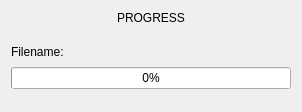
<?xml version="1.0" encoding="UTF-8"?>
<ui version="4.0">
 <class>Progress</class>
 <widget class="QWidget" name="Progress">
  <property name="geometry">
   <rect>
    <x>0</x>
    <y>0</y>
    <width>302</width>
    <height>112</height>
   </rect>
  </property>
  <property name="minimumSize">
   <size>
    <width>302</width>
    <height>112</height>
   </size>
  </property>
  <property name="maximumSize">
   <size>
    <width>302</width>
    <height>112</height>
   </size>
  </property>
  <property name="windowTitle">
   <string>PROGRESS</string>
  </property>
  <layout class="QGridLayout" name="gridLayout">
   <property name="leftMargin">
    <number>1</number>
   </property>
   <property name="topMargin">
    <number>1</number>
   </property>
   <property name="rightMargin">
    <number>1</number>
   </property>
   <property name="bottomMargin">
    <number>1</number>
   </property>
   <property name="spacing">
    <number>0</number>
   </property>
   <item row="0" column="0">
    <widget class="QWidget" name="widget_main" native="true">
     <property name="maximumSize">
      <size>
       <width>300</width>
       <height>110</height>
      </size>
     </property>
     <layout class="QGridLayout" name="gridLayout_3">
      <property name="leftMargin">
       <number>1</number>
      </property>
      <property name="topMargin">
       <number>1</number>
      </property>
      <property name="rightMargin">
       <number>1</number>
      </property>
      <property name="bottomMargin">
       <number>1</number>
      </property>
      <property name="spacing">
       <number>0</number>
      </property>
      <item row="0" column="0">
       <widget class="QFrame" name="frame_main">
        <property name="minimumSize">
         <size>
          <width>0</width>
          <height>0</height>
         </size>
        </property>
        <property name="maximumSize">
         <size>
          <width>300</width>
          <height>110</height>
         </size>
        </property>
        <property name="frameShape">
         <enum>QFrame::NoFrame</enum>
        </property>
        <property name="frameShadow">
         <enum>QFrame::Raised</enum>
        </property>
        <layout class="QGridLayout" name="gridLayout_2">
         <property name="leftMargin">
          <number>0</number>
         </property>
         <property name="topMargin">
          <number>0</number>
         </property>
         <property name="rightMargin">
          <number>0</number>
         </property>
         <property name="bottomMargin">
          <number>12</number>
         </property>
         <property name="spacing">
          <number>0</number>
         </property>
         <item row="0" column="0">
          <widget class="QFrame" name="frame_top">
           <property name="minimumSize">
            <size>
             <width>0</width>
             <height>31</height>
            </size>
           </property>
           <property name="maximumSize">
            <size>
             <width>300</width>
             <height>31</height>
            </size>
           </property>
           <property name="mouseTracking">
            <bool>false</bool>
           </property>
           <property name="acceptDrops">
            <bool>false</bool>
           </property>
           <property name="frameShape">
            <enum>QFrame::NoFrame</enum>
           </property>
           <property name="frameShadow">
            <enum>QFrame::Raised</enum>
           </property>
           <layout class="QGridLayout" name="gridLayout_7">
            <property name="sizeConstraint">
             <enum>QLayout::SetDefaultConstraint</enum>
            </property>
            <property name="leftMargin">
             <number>0</number>
            </property>
            <property name="topMargin">
             <number>0</number>
            </property>
            <property name="rightMargin">
             <number>0</number>
            </property>
            <property name="bottomMargin">
             <number>0</number>
            </property>
            <property name="spacing">
             <number>0</number>
            </property>
            <item row="0" column="1">
             <widget class="QLabel" name="label_title">
              <property name="text">
               <string>PROGRESS</string>
              </property>
             </widget>
            </item>
            <item row="0" column="0">
             <spacer name="horizontalSpacer">
              <property name="orientation">
               <enum>Qt::Horizontal</enum>
              </property>
              <property name="sizeHint" stdset="0">
               <size>
                <width>40</width>
                <height>20</height>
               </size>
              </property>
             </spacer>
            </item>
            <item row="0" column="2">
             <spacer name="horizontalSpacer_9">
              <property name="orientation">
               <enum>Qt::Horizontal</enum>
              </property>
              <property name="sizeHint" stdset="0">
               <size>
                <width>40</width>
                <height>20</height>
               </size>
              </property>
             </spacer>
            </item>
           </layout>
          </widget>
         </item>
         <item row="1" column="0" rowspan="2">
          <widget class="QFrame" name="frame">
           <property name="minimumSize">
            <size>
             <width>0</width>
             <height>0</height>
            </size>
           </property>
           <property name="maximumSize">
            <size>
             <width>300</width>
             <height>79</height>
            </size>
           </property>
           <property name="frameShape">
            <enum>QFrame::NoFrame</enum>
           </property>
           <property name="frameShadow">
            <enum>QFrame::Raised</enum>
           </property>
           <layout class="QGridLayout" name="gridLayout_4">
            <item row="0" column="0">
             <layout class="QHBoxLayout" name="horizontalLayout">
              <item>
               <widget class="QLabel" name="label">
                <property name="sizePolicy">
                 <sizepolicy hsizetype="Minimum" vsizetype="Preferred">
                  <horstretch>0</horstretch>
                  <verstretch>0</verstretch>
                 </sizepolicy>
                </property>
                <property name="maximumSize">
                 <size>
                  <width>100</width>
                  <height>16777215</height>
                 </size>
                </property>
                <property name="text">
                 <string>Filename:</string>
                </property>
               </widget>
              </item>
              <item>
               <widget class="QLabel" name="label_filename">
                <property name="sizePolicy">
                 <sizepolicy hsizetype="Expanding" vsizetype="Preferred">
                  <horstretch>0</horstretch>
                  <verstretch>0</verstretch>
                 </sizepolicy>
                </property>
                <property name="text">
                 <string/>
                </property>
               </widget>
              </item>
             </layout>
            </item>
            <item row="1" column="0">
             <widget class="QProgressBar" name="progressBar_opening">
              <property name="value">
               <number>0</number>
              </property>
              <property name="alignment">
               <set>Qt::AlignCenter</set>
              </property>
             </widget>
            </item>
           </layout>
          </widget>
         </item>
        </layout>
       </widget>
      </item>
     </layout>
    </widget>
   </item>
  </layout>
 </widget>
 <resources/>
 <connections/>
</ui>
